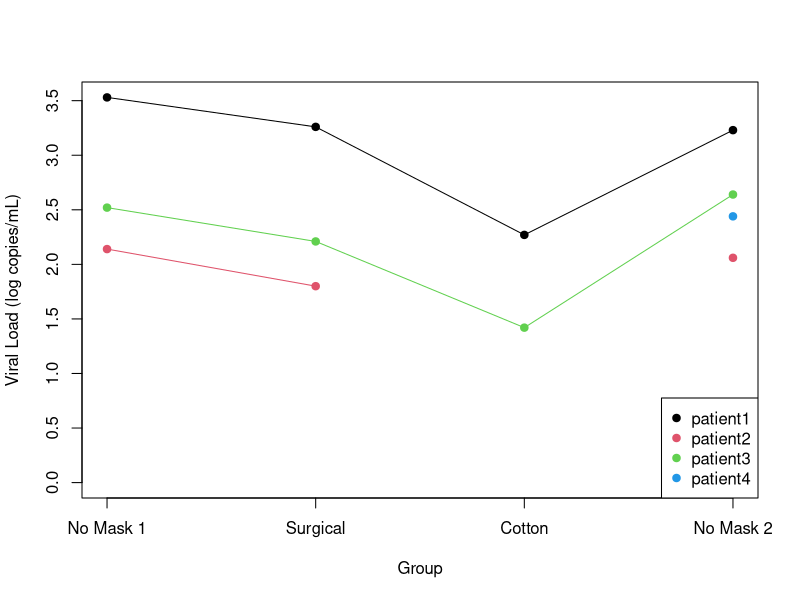
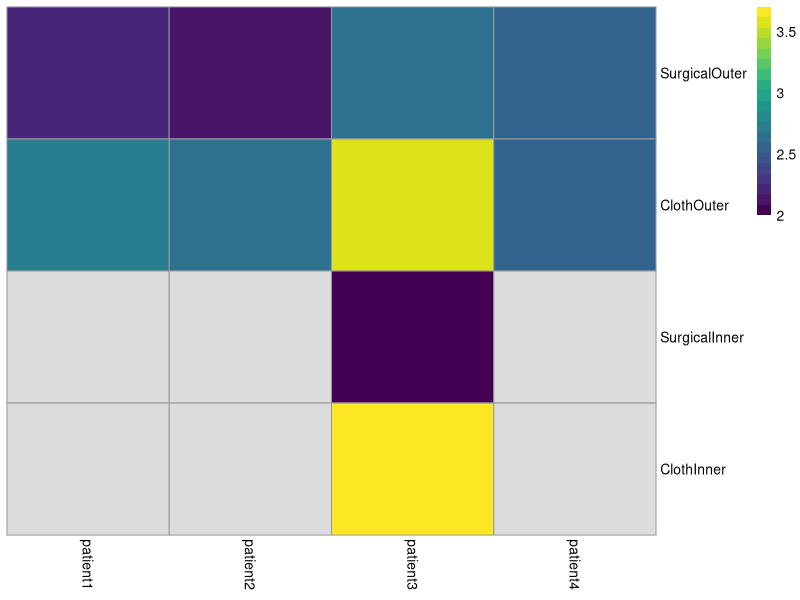

Write R code to recreate these figures, in order.
#!/usr/bin/env Rscript

petri_plot <- function(data) {
  petri_data <- data[paste0("petri", 1:4), ]
  plot(
    c(), c(),
    xlim = c(1, ncol(data)),
    ylim = c(0, max(petri_data, na.rm = TRUE)),
    xaxt = "n",
    xlab = "Group",
    ylab = "Viral Load (log copies/mL)")
  axis(side = 1, at = 1:4, labels = c("No Mask 1", "Surgical", "Cotton", "No Mask 2"))
  legend(x = "bottomright", legend = colnames(petri_data), col=1:ncol(petri_data), pch=19)
  for (idx in 1:ncol(petri_data)) {
    points(1:ncol(petri_data), petri_data[, idx], col=idx, pch=19)
    lines(1:ncol(petri_data), petri_data[, idx], col=idx)
  }
}

mask_plot <- function(data) {
  mask_data <- data[c("SO", "CO", "SI", "CI"), ]
  rownames(mask_data) <- c("SurgicalOuter", "ClothOuter", "SurgicalInner", "ClothInner")
  pheatmap::pheatmap(
    mat = mask_data,
    cluster_rows = FALSE,
    cluster_cols = FALSE,
    color = viridis::viridis(20))
}

data <- read.csv("viral_load.csv", header=TRUE, row.names=1)
petri_plot(data)
mask_plot(data)
